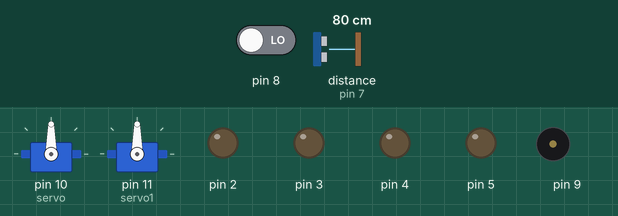
This sketch was run on a simulated Arduino Uno, built with avr-gcc and run on an emulated ATmega328P. On the bench: 2 × servo, output pins drawn as LEDs (lit = HIGH), buzzer (waves = sounding). Inputs (shaded band) come from the test bench; at power-on: pin 8 LOW, distance to the obstacle (sensor on pin 7) 80 cm. The echo pulse lasts 58.3 µs per cm.

Above: at 1.2 s.
1.3 s: pin 8 driven HIGH
At 1.5 s:
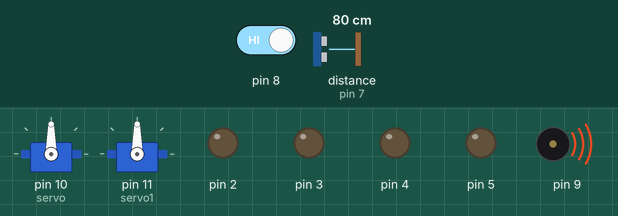
4.3 s: distance to the obstacle (sensor on pin 7) set to 97 cm
7.3 s: distance to the obstacle (sensor on pin 7) set to 104 cm
At 7.53 s:
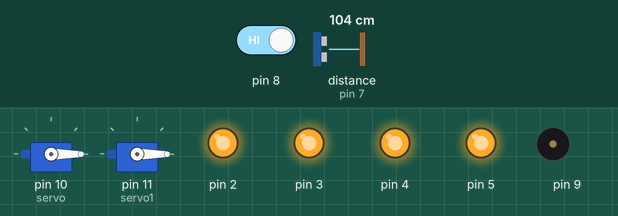
10.3 s: distance to the obstacle (sensor on pin 7) set to 2 cm
At 10.76 s:
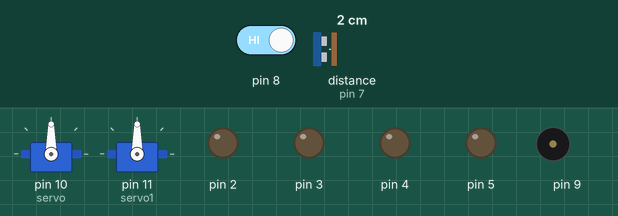
13.3 s: distance to the obstacle (sensor on pin 7) set to 120 cm
At 13.57 s:
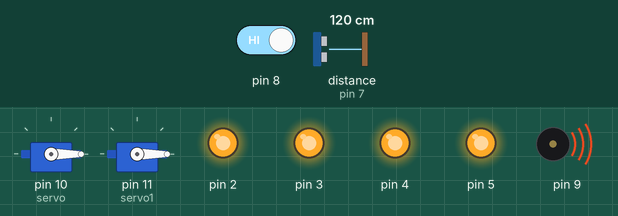
Timing chart, 0 to 17.3 s (numbered marks = the images above; inputs shaded):
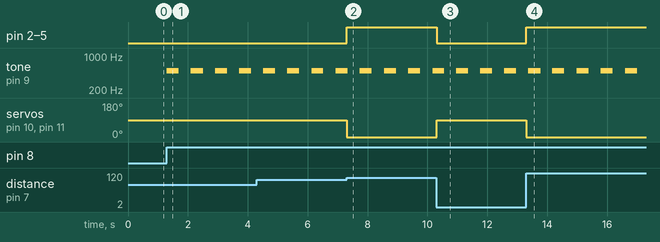

Measured:
- the behaviour switches between 100 and 101 cm on distance to the obstacle (sensor on pin 7) (found by bisection; images 1 and 2)
- after the input at 1.3 s, tone on pin 9: alternates 500 Hz for 0.40 s and silent for 0.40 s, starting at once
- after the input at 7.3 s, pin 2–5: LOW → HIGH at once; servo on pin 10 (servo), servo on pin 11 (servo1): 90° → 0° at once
- after the input at 10.3 s, pin 2–5: HIGH → LOW at once; servo on pin 10 (servo), servo on pin 11 (servo1): 0° → 90° at once
- after the input at 13.3 s, pin 2–5: LOW → HIGH at once; servo on pin 10 (servo), servo on pin 11 (servo1): 90° → 0° at once

The sketch:

robotsignal1.ino
```cpp
#include <Servo.h>

Servo servo;
Servo servo1;
long duration = 0;
long cm = 0;
unsigned long previousMillis = 0;
int sensorValue;
bool alarm = false;
bool buzzerTone = false;
int value = 0;
void setup()
{
  servo.attach(10);
  servo1.attach(11);
  servo.write(0);
  servo1.write(0);
  pinMode(8, INPUT);
  pinMode(9, OUTPUT);
  pinMode(2, OUTPUT);
  pinMode(3, OUTPUT);
  pinMode(4, OUTPUT);
  pinMode(5, OUTPUT);
}
void move()
{
  digitalWrite(2, HIGH);
  digitalWrite(3, HIGH);
  digitalWrite(4, HIGH);
  digitalWrite(5, HIGH);
}
void stop()
{
  digitalWrite(2, LOW);
  digitalWrite(3, LOW);
  digitalWrite(4, LOW);
  digitalWrite(5, LOW);
}
void loop()
{
  pinMode(7, OUTPUT);
  digitalWrite(7, LOW);
  delayMicroseconds(3);
  digitalWrite(7, HIGH);
  delayMicroseconds(5);
  digitalWrite(7, LOW);
  pinMode(7, INPUT);
  duration = pulseIn(7, HIGH);
  cm = duration / 29 / 2;

  if (cm <= 100)
  {
    servo.write(90);
    servo1.write(90);
    value = 1;
  }
  else
  {
    servo.write(0);
    servo1.write(0);
    value = 0;
  }
  if (value == 1)
  {
    stop();
  }
  else
  {
    move();
  }
  sensorValue = digitalRead(8);
  if (sensorValue == HIGH)
  {
   value = 1;
   alarm = true;
  }
  if (alarm == false)
  {
    noTone(9);
  }
  if (alarm == true)
  {
    if (millis() - previousMillis >= 400)
  {
    previousMillis = millis();
    buzzerTone = !buzzerTone;
  if (buzzerTone)
  {
    tone(9, 500);
  }
  else
  {
    noTone(9);
  }
}
  }
}
```
